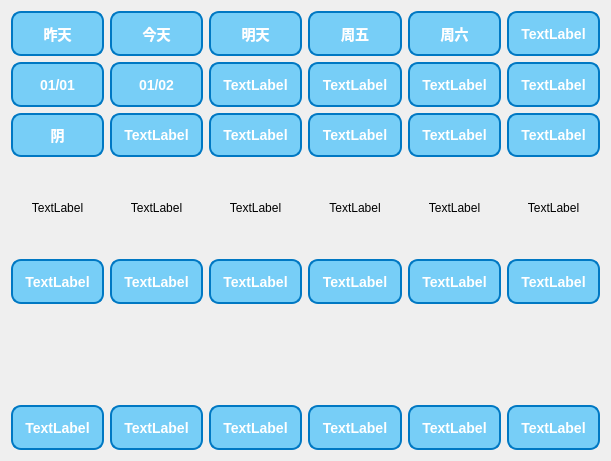
  <widget class="QWidget" name="gridLayoutWidget_2">
   <property name="geometry">
    <rect>
     <x>380</x>
     <y>70</y>
     <width>611</width>
     <height>461</height>
    </rect>
   </property>
   <layout class="QGridLayout" name="gridLayout_2">
    <item row="0" column="3">
     <widget class="QLabel" name="datecn4">
      <property name="styleSheet">
       <string notr="true">QLabel {
                         background-color: rgba(0, 173, 255, 128); 
                         border: 2px solid rgba(0, 120, 195, 255); 
                         border-radius: 10px;
                         padding: 5px; 
                         font: bold 14px; 
                         color: white;
                     }</string>
      </property>
      <property name="text">
       <string>周五</string>
      </property>
      <property name="alignment">
       <set>Qt::AlignCenter</set>
      </property>
     </widget>
    </item>
    <item row="6" column="0" rowspan="2" colspan="6">
     <widget class="QLabel" name="line_chart">
      <property name="styleSheet">
       <string notr="true">color: rgb(0, 170, 255);</string>
      </property>
      <property name="text">
       <string/>
      </property>
      <property name="alignment">
       <set>Qt::AlignCenter</set>
      </property>
     </widget>
    </item>
    <item row="3" column="3" rowspan="2">
     <widget class="QLabel" name="typeicon4">
      <property name="text">
       <string>TextLabel</string>
      </property>
      <property name="alignment">
       <set>Qt::AlignCenter</set>
      </property>
     </widget>
    </item>
    <item row="3" column="1" rowspan="2">
     <widget class="QLabel" name="typeicon2">
      <property name="text">
       <string>TextLabel</string>
      </property>
      <property name="alignment">
       <set>Qt::AlignCenter</set>
      </property>
     </widget>
    </item>
    <item row="8" column="3">
     <widget class="QLabel" name="temperature_min4">
      <property name="styleSheet">
       <string notr="true">QLabel {
                         background-color: rgba(0, 173, 255, 128); 
                         border: 2px solid rgba(0, 120, 195, 255); 
                         border-radius: 10px;
                         padding: 5px; 
                         font: bold 14px; 
                         color: white;
                     }</string>
      </property>
      <property name="text">
       <string>TextLabel</string>
      </property>
      <property name="alignment">
       <set>Qt::AlignCenter</set>
      </property>
     </widget>
    </item>
    <item row="0" column="0">
     <widget class="QLabel" name="datecn1">
      <property name="styleSheet">
       <string notr="true">QLabel {
                         background-color: rgba(0, 173, 255, 128); 
                         border: 2px solid rgba(0, 120, 195, 255); 
                         border-radius: 10px;
                         padding: 5px; 
                         font: bold 14px; 
                         color: white;
                     }</string>
      </property>
      <property name="text">
       <string>昨天</string>
      </property>
      <property name="alignment">
       <set>Qt::AlignCenter</set>
      </property>
     </widget>
    </item>
    <item row="3" column="5" rowspan="2">
     <widget class="QLabel" name="typeicon6">
      <property name="text">
       <string>TextLabel</string>
      </property>
      <property name="alignment">
       <set>Qt::AlignCenter</set>
      </property>
     </widget>
    </item>
    <item row="8" column="4">
     <widget class="QLabel" name="temperature_min5">
      <property name="styleSheet">
       <string notr="true">QLabel {
                         background-color: rgba(0, 173, 255, 128); 
                         border: 2px solid rgba(0, 120, 195, 255); 
                         border-radius: 10px;
                         padding: 5px; 
                         font: bold 14px; 
                         color: white;
                     }</string>
      </property>
      <property name="text">
       <string>TextLabel</string>
      </property>
      <property name="alignment">
       <set>Qt::AlignCenter</set>
      </property>
     </widget>
    </item>
    <item row="0" column="4">
     <widget class="QLabel" name="datecn5">
      <property name="styleSheet">
       <string notr="true">QLabel {
                         background-color: rgba(0, 173, 255, 128); 
                         border: 2px solid rgba(0, 120, 195, 255); 
                         border-radius: 10px;
                         padding: 5px; 
                         font: bold 14px; 
                         color: white;
                     }</string>
      </property>
      <property name="text">
       <string>周六</string>
      </property>
      <property name="alignment">
       <set>Qt::AlignCenter</set>
      </property>
     </widget>
    </item>
    <item row="0" column="1">
     <widget class="QLabel" name="datecn2">
      <property name="styleSheet">
       <string notr="true">QLabel {
                         background-color: rgba(0, 173, 255, 128); 
                         border: 2px solid rgba(0, 120, 195, 255); 
                         border-radius: 10px;
                         padding: 5px; 
                         font: bold 14px; 
                         color: white;
                     }</string>
      </property>
      <property name="text">
       <string>今天</string>
      </property>
      <property name="alignment">
       <set>Qt::AlignCenter</set>
      </property>
     </widget>
    </item>
    <item row="0" column="2">
     <widget class="QLabel" name="datecn3">
      <property name="styleSheet">
       <string notr="true">QLabel {
                         background-color: rgba(0, 173, 255, 128); 
                         border: 2px solid rgba(0, 120, 195, 255); 
                         border-radius: 10px;
                         padding: 5px; 
                         font: bold 14px; 
                         color: white;
                     }</string>
      </property>
      <property name="text">
       <string>明天</string>
      </property>
      <property name="alignment">
       <set>Qt::AlignCenter</set>
      </property>
     </widget>
    </item>
    <item row="2" column="1">
     <widget class="QLabel" name="type2">
      <property name="styleSheet">
       <string notr="true">QLabel {
                         background-color: rgba(0, 173, 255, 128); 
                         border: 2px solid rgba(0, 120, 195, 255); 
                         border-radius: 10px;
                         padding: 5px; 
                         font: bold 14px; 
                         color: white;
                     }</string>
      </property>
      <property name="text">
       <string>TextLabel</string>
      </property>
      <property name="alignment">
       <set>Qt::AlignCenter</set>
      </property>
     </widget>
    </item>
    <item row="1" column="2">
     <widget class="QLabel" name="datenum3">
      <property name="styleSheet">
       <string notr="true">QLabel {
                         background-color: rgba(0, 173, 255, 128); 
                         border: 2px solid rgba(0, 120, 195, 255); 
                         border-radius: 10px;
                         padding: 5px; 
                         font: bold 14px; 
                         color: white;
                     }</string>
      </property>
      <property name="text">
       <string>TextLabel</string>
      </property>
      <property name="alignment">
       <set>Qt::AlignCenter</set>
      </property>
     </widget>
    </item>
    <item row="0" column="5">
     <widget class="QLabel" name="datecn6">
      <property name="styleSheet">
       <string notr="true">QLabel {
                         background-color: rgba(0, 173, 255, 128); 
                         border: 2px solid rgba(0, 120, 195, 255); 
                         border-radius: 10px;
                         padding: 5px; 
                         font: bold 14px; 
                         color: white;
                     }</string>
      </property>
      <property name="text">
       <string>TextLabel</string>
      </property>
      <property name="alignment">
       <set>Qt::AlignCenter</set>
      </property>
     </widget>
    </item>
    <item row="2" column="4">
     <widget class="QLabel" name="type5">
      <property name="styleSheet">
       <string notr="true">QLabel {
                         background-color: rgba(0, 173, 255, 128); 
                         border: 2px solid rgba(0, 120, 195, 255); 
                         border-radius: 10px;
                         padding: 5px; 
                         font: bold 14px; 
                         color: white;
                     }</string>
      </property>
      <property name="text">
       <string>TextLabel</string>
      </property>
      <property name="alignment">
       <set>Qt::AlignCenter</set>
      </property>
     </widget>
    </item>
    <item row="5" column="2">
     <widget class="QLabel" name="temperature_max3">
      <property name="styleSheet">
       <string notr="true">QLabel {
                         background-color: rgba(0, 173, 255, 128); 
                         border: 2px solid rgba(0, 120, 195, 255); 
                         border-radius: 10px;
                         padding: 5px; 
                         font: bold 14px; 
                         color: white;
                     }</string>
      </property>
      <property name="text">
       <string>TextLabel</string>
      </property>
      <property name="alignment">
       <set>Qt::AlignCenter</set>
      </property>
     </widget>
    </item>
    <item row="8" column="1">
     <widget class="QLabel" name="temperature_min2">
      <property name="styleSheet">
       <string notr="true">QLabel {
                         background-color: rgba(0, 173, 255, 128); 
                         border: 2px solid rgba(0, 120, 195, 255); 
                         border-radius: 10px;
                         padding: 5px; 
                         font: bold 14px; 
                         color: white;
                     }</string>
      </property>
      <property name="text">
       <string>TextLabel</string>
      </property>
      <property name="alignment">
       <set>Qt::AlignCenter</set>
      </property>
     </widget>
    </item>
    <item row="5" column="4">
     <widget class="QLabel" name="temperature_max5">
      <property name="styleSheet">
       <string notr="true">QLabel {
                         background-color: rgba(0, 173, 255, 128); 
                         border: 2px solid rgba(0, 120, 195, 255); 
                         border-radius: 10px;
                         padding: 5px; 
                         font: bold 14px; 
                         color: white;
                     }</string>
      </property>
      <property name="text">
       <string>TextLabel</string>
      </property>
      <property name="alignment">
       <set>Qt::AlignCenter</set>
      </property>
     </widget>
    </item>
    <item row="2" column="0">
     <widget class="QLabel" name="type1">
      <property name="styleSheet">
       <string notr="true">QLabel {
                         background-color: rgba(0, 173, 255, 128); 
                         border: 2px solid rgba(0, 120, 195, 255); 
                         border-radius: 10px;
                         padding: 5px; 
                         font: bold 14px; 
                         color: white;
                     }</string>
      </property>
      <property name="text">
       <string>阴</string>
      </property>
      <property name="alignment">
       <set>Qt::AlignCenter</set>
      </property>
     </widget>
    </item>
    <item row="1" column="0">
     <widget class="QLabel" name="datenum1">
      <property name="styleSheet">
       <string notr="true">QLabel {
                         background-color: rgba(0, 173, 255, 128); 
                         border: 2px solid rgba(0, 120, 195, 255); 
                         border-radius: 10px;
                         padding: 5px; 
                         font: bold 14px; 
                         color: white;
                     }</string>
      </property>
      <property name="text">
       <string>01/01</string>
      </property>
      <property name="alignment">
       <set>Qt::AlignCenter</set>
      </property>
     </widget>
    </item>
    <item row="8" column="5">
     <widget class="QLabel" name="temperature_min6">
      <property name="styleSheet">
       <string notr="true">QLabel {
                         background-color: rgba(0, 173, 255, 128); 
                         border: 2px solid rgba(0, 120, 195, 255); 
                         border-radius: 10px;
                         padding: 5px; 
                         font: bold 14px; 
                         color: white;
                     }</string>
      </property>
      <property name="text">
       <string>TextLabel</string>
      </property>
      <property name="alignment">
       <set>Qt::AlignCenter</set>
      </property>
     </widget>
    </item>
    <item row="5" column="5">
     <widget class="QLabel" name="temperature_max6">
      <property name="styleSheet">
       <string notr="true">QLabel {
                         background-color: rgba(0, 173, 255, 128); 
                         border: 2px solid rgba(0, 120, 195, 255); 
                         border-radius: 10px;
                         padding: 5px; 
                         font: bold 14px; 
                         color: white;
                     }</string>
      </property>
      <property name="text">
       <string>TextLabel</string>
      </property>
      <property name="alignment">
       <set>Qt::AlignCenter</set>
      </property>
     </widget>
    </item>
    <item row="1" column="3">
     <widget class="QLabel" name="datenum4">
      <property name="styleSheet">
       <string notr="true">QLabel {
                         background-color: rgba(0, 173, 255, 128); 
                         border: 2px solid rgba(0, 120, 195, 255); 
                         border-radius: 10px;
                         padding: 5px; 
                         font: bold 14px; 
                         color: white;
                     }</string>
      </property>
      <property name="text">
       <string>TextLabel</string>
      </property>
      <property name="alignment">
       <set>Qt::AlignCenter</set>
      </property>
     </widget>
    </item>
    <item row="2" column="5">
     <widget class="QLabel" name="type6">
      <property name="styleSheet">
       <string notr="true">QLabel {
                         background-color: rgba(0, 173, 255, 128); 
                         border: 2px solid rgba(0, 120, 195, 255); 
                         border-radius: 10px;
                         padding: 5px; 
                         font: bold 14px; 
                         color: white;
                     }</string>
      </property>
      <property name="text">
       <string>TextLabel</string>
      </property>
      <property name="alignment">
       <set>Qt::AlignCenter</set>
      </property>
     </widget>
    </item>
    <item row="1" column="1">
     <widget class="QLabel" name="datenum2">
      <property name="styleSheet">
       <string notr="true">QLabel {
                         background-color: rgba(0, 173, 255, 128); 
                         border: 2px solid rgba(0, 120, 195, 255); 
                         border-radius: 10px;
                         padding: 5px; 
                         font: bold 14px; 
                         color: white;
                     }</string>
      </property>
      <property name="text">
       <string>01/02</string>
      </property>
      <property name="alignment">
       <set>Qt::AlignCenter</set>
      </property>
     </widget>
    </item>
    <item row="5" column="3">
     <widget class="QLabel" name="temperature_max4">
      <property name="styleSheet">
       <string notr="true">QLabel {
                         background-color: rgba(0, 173, 255, 128); 
                         border: 2px solid rgba(0, 120, 195, 255); 
                         border-radius: 10px;
                         padding: 5px; 
                         font: bold 14px; 
                         color: white;
                     }</string>
      </property>
      <property name="text">
       <string>TextLabel</string>
      </property>
      <property name="alignment">
       <set>Qt::AlignCenter</set>
      </property>
     </widget>
    </item>
    <item row="1" column="4">
     <widget class="QLabel" name="datenum5">
      <property name="styleSheet">
       <string notr="true">QLabel {
                         background-color: rgba(0, 173, 255, 128); 
                         border: 2px solid rgba(0, 120, 195, 255); 
                         border-radius: 10px;
                         padding: 5px; 
                         font: bold 14px; 
                         color: white;
                     }</string>
      </property>
      <property name="text">
       <string>TextLabel</string>
      </property>
      <property name="alignment">
       <set>Qt::AlignCenter</set>
      </property>
     </widget>
    </item>
    <item row="2" column="3">
     <widget class="QLabel" name="type4">
      <property name="styleSheet">
       <string notr="true">QLabel {
                         background-color: rgba(0, 173, 255, 128); 
                         border: 2px solid rgba(0, 120, 195, 255); 
                         border-radius: 10px;
                         padding: 5px; 
                         font: bold 14px; 
                         color: white;
                     }</string>
      </property>
      <property name="text">
       <string>TextLabel</string>
      </property>
      <property name="alignment">
       <set>Qt::AlignCenter</set>
      </property>
     </widget>
    </item>
    <item row="8" column="2">
     <widget class="QLabel" name="temperature_min3">
      <property name="styleSheet">
       <string notr="true">QLabel {
                         background-color: rgba(0, 173, 255, 128); 
                         border: 2px solid rgba(0, 120, 195, 255); 
                         border-radius: 10px;
                         padding: 5px; 
                         font: bold 14px; 
                         color: white;
                     }</string>
      </property>
      <property name="text">
       <string>TextLabel</string>
      </property>
      <property name="alignment">
       <set>Qt::AlignCenter</set>
      </property>
     </widget>
    </item>
    <item row="2" column="2">
     <widget class="QLabel" name="type3">
      <property name="styleSheet">
       <string notr="true">QLabel {
                         background-color: rgba(0, 173, 255, 128); 
                         border: 2px solid rgba(0, 120, 195, 255); 
                         border-radius: 10px;
                         padding: 5px; 
                         font: bold 14px; 
                         color: white;
                     }</string>
      </property>
      <property name="text">
       <string>TextLabel</string>
      </property>
      <property name="alignment">
       <set>Qt::AlignCenter</set>
      </property>
     </widget>
    </item>
    <item row="3" column="2" rowspan="2">
     <widget class="QLabel" name="typeicon3">
      <property name="text">
       <string>TextLabel</string>
      </property>
      <property name="alignment">
       <set>Qt::AlignCenter</set>
      </property>
     </widget>
    </item>
    <item row="8" column="0">
     <widget class="QLabel" name="temperature_min1">
      <property name="styleSheet">
       <string notr="true">QLabel {
                         background-color: rgba(0, 173, 255, 128); 
                         border: 2px solid rgba(0, 120, 195, 255); 
                         border-radius: 10px;
                         padding: 5px; 
                         font: bold 14px; 
                         color: white;
                     }</string>
      </property>
      <property name="text">
       <string>TextLabel</string>
      </property>
      <property name="alignment">
       <set>Qt::AlignCenter</set>
      </property>
     </widget>
    </item>
    <item row="1" column="5">
     <widget class="QLabel" name="datenum6">
      <property name="styleSheet">
       <string notr="true">QLabel {
                         background-color: rgba(0, 173, 255, 128); 
                         border: 2px solid rgba(0, 120, 195, 255); 
                         border-radius: 10px;
                         padding: 5px; 
                         font: bold 14px; 
                         color: white;
                     }</string>
      </property>
      <property name="text">
       <string>TextLabel</string>
      </property>
      <property name="alignment">
       <set>Qt::AlignCenter</set>
      </property>
     </widget>
    </item>
    <item row="3" column="4" rowspan="2">
     <widget class="QLabel" name="typeicon5">
      <property name="text">
       <string>TextLabel</string>
      </property>
      <property name="alignment">
       <set>Qt::AlignCenter</set>
      </property>
     </widget>
    </item>
    <item row="5" column="0">
     <widget class="QLabel" name="temperature_max1">
      <property name="styleSheet">
       <string notr="true">QLabel {
                         background-color: rgba(0, 173, 255, 128); 
                         border: 2px solid rgba(0, 120, 195, 255); 
                         border-radius: 10px;
                         padding: 5px; 
                         font: bold 14px; 
                         color: white;
                     }</string>
      </property>
      <property name="text">
       <string>TextLabel</string>
      </property>
      <property name="alignment">
       <set>Qt::AlignCenter</set>
      </property>
     </widget>
    </item>
    <item row="3" column="0" rowspan="2">
     <widget class="QLabel" name="typeicon1">
      <property name="styleSheet">
       <string notr="true"/>
      </property>
      <property name="text">
       <string>TextLabel</string>
      </property>
      <property name="alignment">
       <set>Qt::AlignCenter</set>
      </property>
     </widget>
    </item>
    <item row="5" column="1">
     <widget class="QLabel" name="temperature_max2">
      <property name="styleSheet">
       <string notr="true">QLabel {
                         background-color: rgba(0, 173, 255, 128); 
                         border: 2px solid rgba(0, 120, 195, 255); 
                         border-radius: 10px;
                         padding: 5px; 
                         font: bold 14px; 
                         color: white;
                     }</string>
      </property>
      <property name="text">
       <string>TextLabel</string>
      </property>
      <property name="alignment">
       <set>Qt::AlignCenter</set>
      </property>
     </widget>
    </item>
   </layout>
  </widget>
